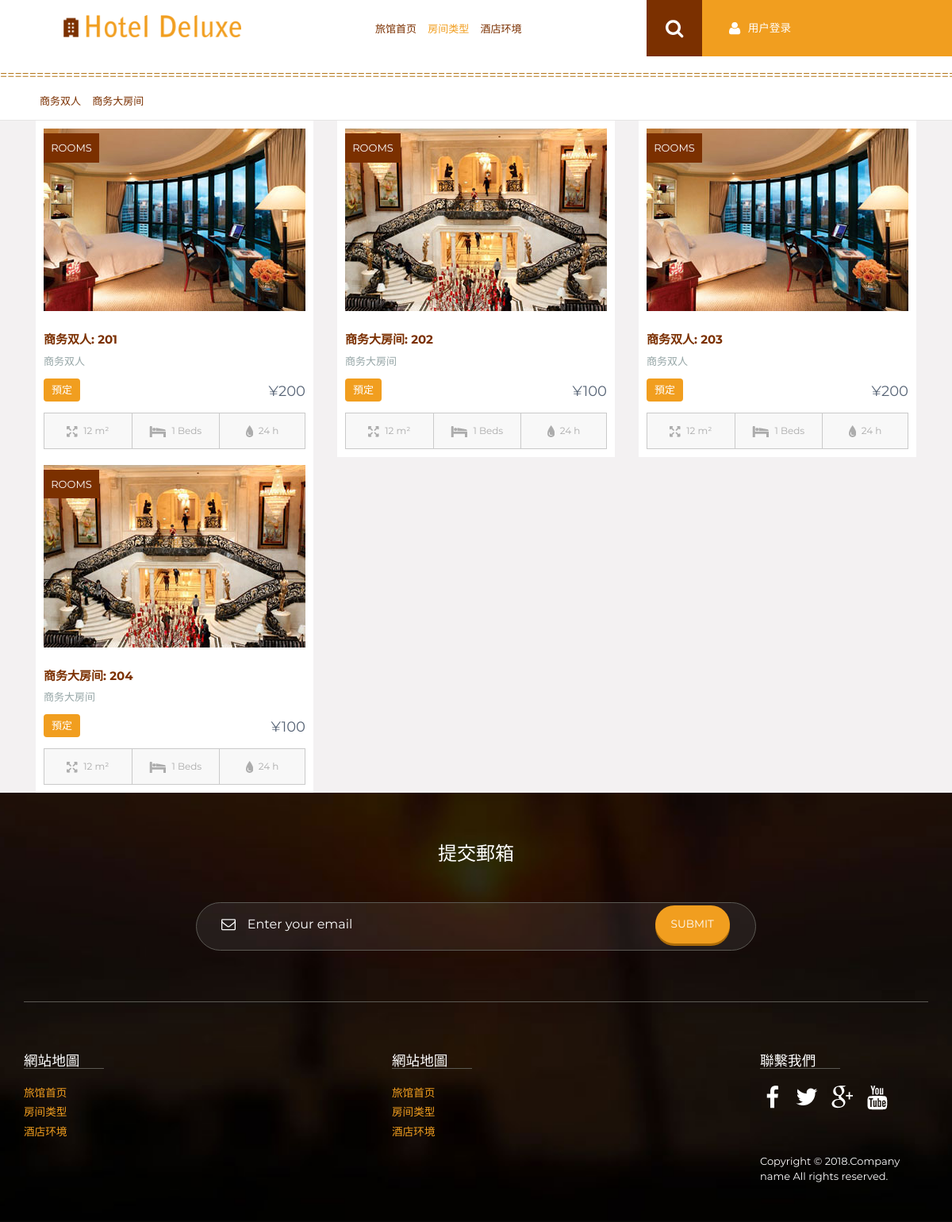
The page /rooms/ on the database as committed earlier.
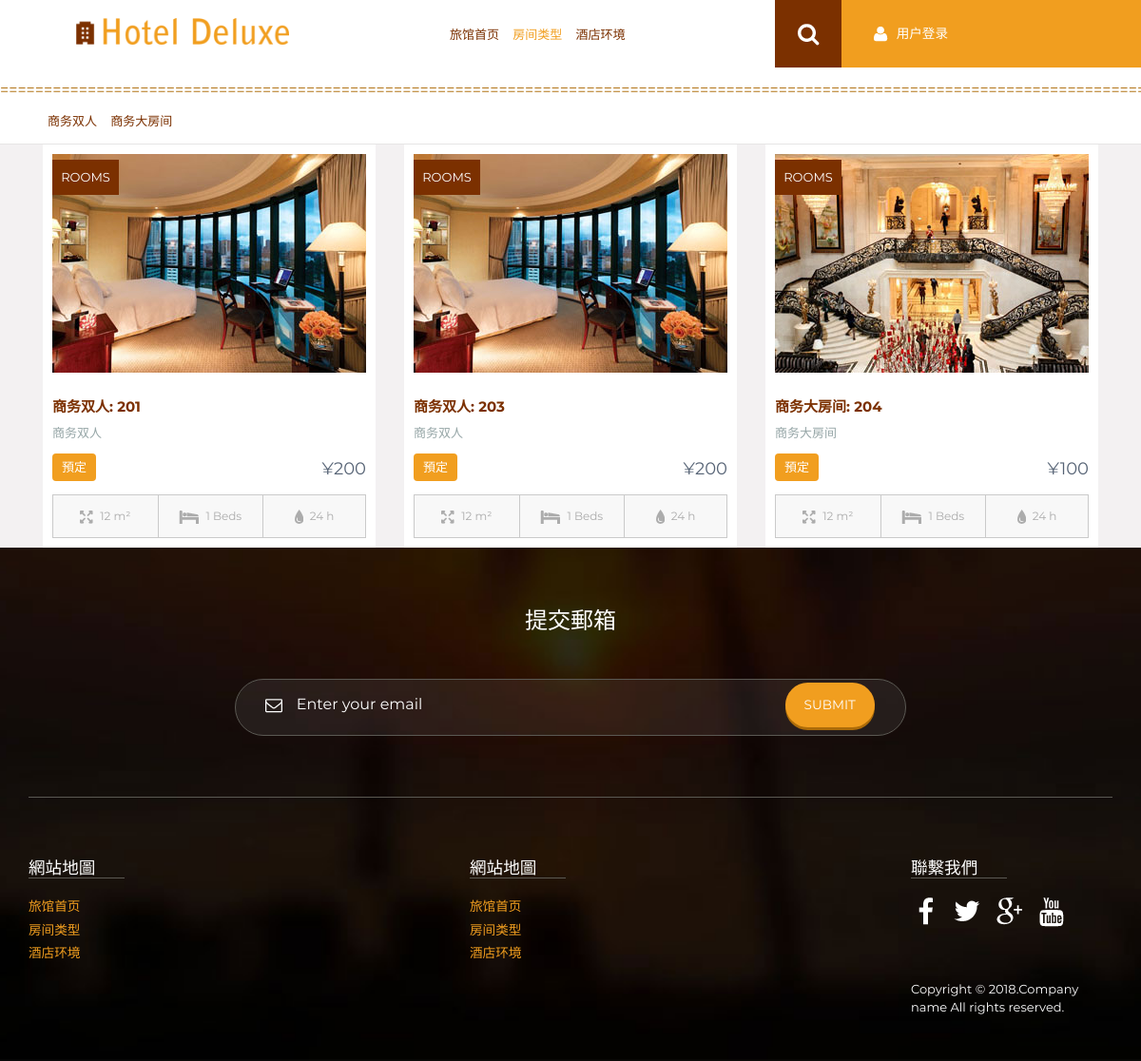
The same page on the database as committed later.
### app/models.py (models this page shows, shortened)
class Room(models.Model):
    room_number = models.CharField(max_length=10, unique=True, null=False,verbose_name='房屋編號')
    price = models.IntegerField(verbose_name='價格')
    img = models.ImageField(upload_to='./static/upload/', default='img/l2.jpg',verbose_name='圖片')
    category = models.CharField(max_length=10,verbose_name='房屋類別')
    available = models.BooleanField(default=1,verbose_name='是否可用')
    status = models.IntegerField(default=1,verbose_name='是否租出')
    user = models.CharField(max_length=30, null=True,verbose_name='預定/出租用戶')
    evaluation = models.CharField(max_length=100, default='暫無評價',verbose_name='評價')
    number = models.IntegerField(default=0,verbose_name='預定次數')
    fraction = models.CharField(max_length=10, default='star2.png',verbose_name='評價分數')

### app/views.py (the view)
# urls.py: path('rooms/', rooms, name='room'),
def rooms(request):
    user = islogin(request)
    rooms_list = Room.objects.values('category').distinct()
    try:
        category = request.GET['c']
        rooms = Room.objects.all().filter(category=category)
    except:
        rooms = Room.objects.all()
        category = None
    return render(request, 'rooms.html', {'user': user, 'rooms_list': rooms_list, 'category': category, 'wow': rooms})

### app/unit.py (called while the page is built)
def islogin(request):
    try:
        user = User.objects.get(username=request.session['username'])
    except:
        user = None
    return user

### templates/rooms.html
{% extends 'base.html' %}
{% load static %}
{% block container %}
    <div class="container">
        {% for i in wow %}
            {% if i.available %}
                <div class="col-md-4 wow fadeInLeft" data-wow-delay="0.4s">
                    <div class="living_box"><a href="/yuding/?id={{ i.id }}">
                        <img src="/{{ i.img }}" class="img-responsive" alt="/{{ i.img }}"/>
                        <span class="sale-box">
				  <span class="sale-label">Rooms</span>
			    </span>
                    </a>
                        <div class="living_desc">
                            <h3><a href="#">{{ i.category }}: {{ i.room_number }}</a></h3>
                            <p>{{ i.category }}</p>
                            <a href="/yuding/?id={{ i.id }}" class="btn3">預定</a>
                            <p class="price">¥{{ i.price }}</p>
                        </div>
                        <table border="1" class="propertyDetails">
                            <tbody>
                            <tr>
                                <td><img src="{% static 'img/area.png' %}" alt="" style="margin-right:7px;">12 m²</td>
                                <td><img src="{% static 'img/bed.png' %}" alt="" style="margin-right:7px;">1 Beds</td>
                                <td><img src="{% static 'img/drop.png' %}" alt="" style="margin-right:7px;">24 h</td>
                            </tr>
                            </tbody>
                        </table>
                    </div>
                </div>
            {% endif %}
        {% endfor %}
    </div>
{% endblock %}

Rows that differ between the two databases and show on the page:
no longer on this page (row edited): Room: img (picture), category "商务大房间", room_number "202", price "100", available True (drawn)
